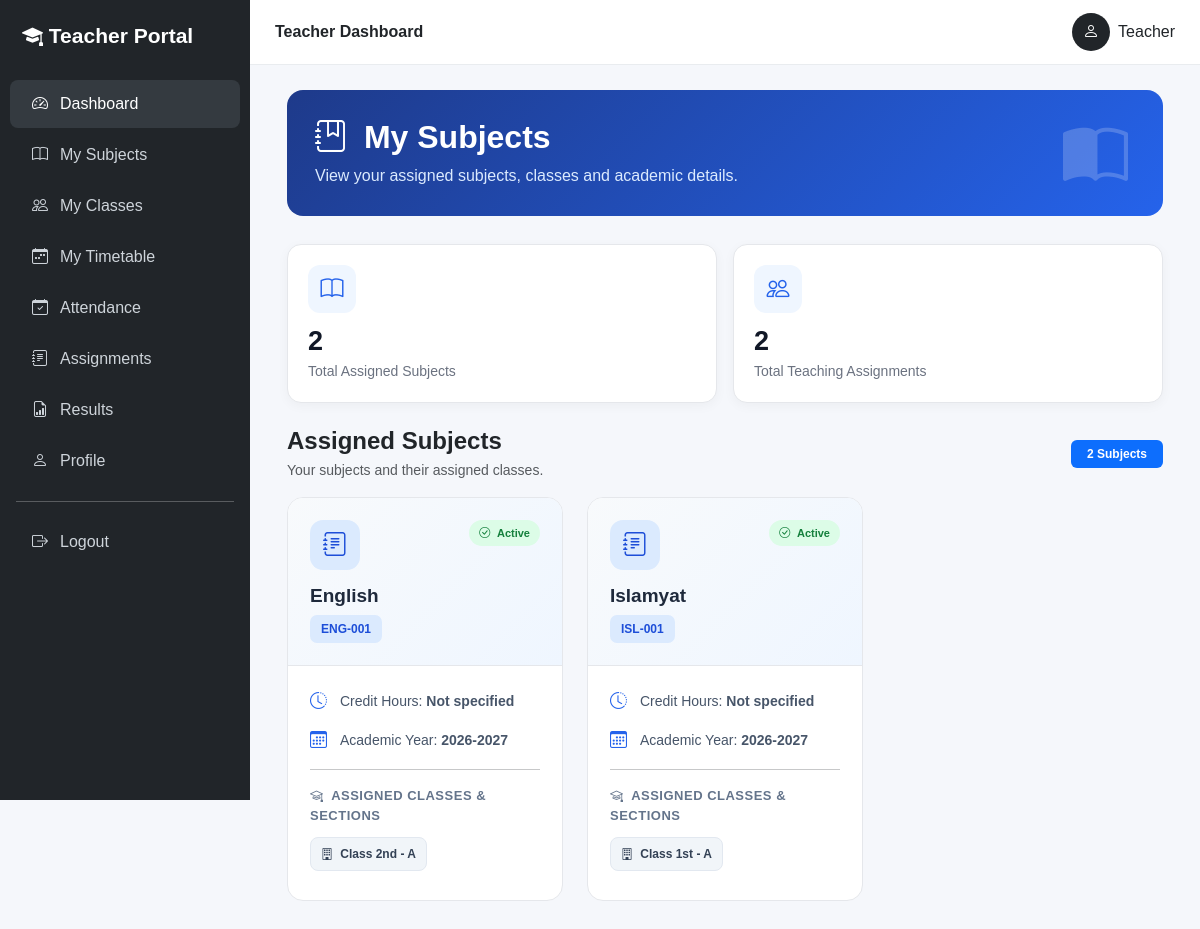
Screenshot of /teacher/my-subjects (signed in) with the database file from the repository.
### app/models/subject.py (models this page shows, shortened)
class Subject(db.Model):
    __tablename__ = "subjects"
    id = db.Column(db.Integer, primary_key=True)
    school = db.relationship("School",back_populates="subjects")
    exams = db.relationship("Exam", back_populates= "subject", cascade= "all, delete-orphan")
    timetables = db.relationship("Timetable", back_populates = "subject")
    assignments = db.relationship("Assignment", back_populates = "subject")
    results = db.relationship("Result", back_populates = "subject")
    teacher_subjects= db.relationship("TeacherSubject", back_populates = "subject", cascade ="all, delete-orphan",lazy = True)
    school_id = db.Column(db.Integer,db.ForeignKey("schools.id"),nullable=False)
    subject_name = db.Column(db.String(100),nullable=False)
    subject_code = db.Column(db.String(20),unique=True,nullable=False)
    description = db.Column(db.Text,nullable=True)
    credit_hours = db.Column(db.Integer,nullable=True)
    is_active = db.Column(db.Boolean,default=True)
    created_at = db.Column(db.DateTime,default=datetime.utcnow)
    updated_at = db.Column(db.DateTime,default=datetime.utcnow,onupdate=datetime.utcnow)

### app/models/teacher_subject.py (models this page shows, shortened)
class TeacherSubject(db.Model):
    __tablename__ = "teacher_subjects"
    id = db.Column(db.Integer,primary_key=True)
    teacher_id = db.Column(db.Integer,db.ForeignKey("teachers.id"),nullable=False)
    subject_id = db.Column(db.Integer,db.ForeignKey("subjects.id"),nullable=False)
    class_id = db.Column(db.Integer,db.ForeignKey("classes.id"),nullable=False)
    school_id = db.Column(db.Integer,db.ForeignKey("schools.id"),nullable=False)
    section_id = db.Column(db.Integer,db.ForeignKey("sections.id"),nullable=False)
    academic_year = db.Column(db.String(20),nullable=False)
    is_class_teacher = db.Column(db.Boolean,default=False)
    is_active = db.Column(db.Boolean,default=True)
    created_at = db.Column(db.DateTime,default=datetime.utcnow)
    updated_at = db.Column(db.DateTime,default=datetime.utcnow,onupdate=datetime.utcnow)
    school = db.relationship("School",back_populates="teacher_subjects")
    teacher = db.relationship("Teacher",back_populates="teacher_subjects")
    subject = db.relationship("Subject",back_populates="teacher_subjects")
    classroom = db.relationship("Class",back_populates="teacher_subjects")
    section = db.relationship("Section",back_populates="teacher_subjects")
    __table_args__ = (db.UniqueConstraint("teacher_id","subject_id","class_id","section_id","academic_year",name="uq_teacher_subject_assignment"),)

### app/models/class_model.py (models this page shows, shortened)
class Class(db.Model):
    __tablename__ = "classes"
    id = db.Column(db.Integer, primary_key=True)
    school_id = db.Column(db.Integer,db.ForeignKey("schools.id"),nullable=False)
    class_name = db.Column(db.String(100),nullable=False)
    class_code = db.Column(db.String(20),nullable=False)
    description = db.Column(db.Text,nullable=True)
    class_teacher_id = db.Column(db.Integer,db.ForeignKey("teachers.id"),nullable=True)
    is_active = db.Column(db.Boolean,default=True)
    created_at = db.Column(db.DateTime,default=datetime.utcnow)
    updated_at = db.Column(db.DateTime,default=datetime.utcnow,onupdate=datetime.utcnow)
    teacher_subjects = db.relationship("TeacherSubject", back_populates = "classroom", cascade= "all, delete-orphan",lazy= True)
    sections = db.relationship("Section",back_populates= "class_room",cascade="all, delete-orphan")
    students = db.relationship("Student", back_populates= "class_room")
    results=   db.relationship("Result", back_populates= "class_room")
    exams = db.relationship("Exam", back_populates= "class_room",cascade="all, delete-orphan")
    timetables = db.relationship("Timetable",back_populates= "class_room",cascade="all, delete-orphan")
    assignments = db.relationship("Assignment",back_populates= "class_room",cascade="all, delete-orphan")
    fee_structures = db.relationship("FeeStructure",back_populates= "class_room",cascade="all, delete-orphan")
    class_teacher = db.relationship("Teacher",foreign_keys=[class_teacher_id],back_populates="managed_class", uselist=False )
    school = db.relationship("School",back_populates="classes")

### app/models/section.py (models this page shows, shortened)
class Section(db.Model):
    __tablename__ = "sections"
    id = db.Column(db.Integer, primary_key=True)
    school_id = db.Column(db.Integer,db.ForeignKey("schools.id"),nullable=False)
    class_id = db.Column(db.Integer,db.ForeignKey("classes.id"),nullable=False)
    section_name = db.Column(db.String(20),nullable=False)
    section_code = db.Column(db.String(20),nullable=False)
    description = db.Column(db.Text,nullable=True)
    is_active = db.Column(db.Boolean,default=True)
    created_at = db.Column(db.DateTime,default=datetime.utcnow)
    updated_at = db.Column(db.DateTime,default=datetime.utcnow,onupdate=datetime.utcnow)
    school = db.relationship("School",back_populates="sections")
    class_room = db.relationship("Class",back_populates="sections")
    exams = db.relationship("Exam",back_populates="sections")
    timetables = db.relationship("Timetable",back_populates="section",cascade="all, delete-orphan")
    assignments = db.relationship("Assignment",back_populates="sections",cascade="all, delete-orphan")
    teacher_subjects = db.relationship("TeacherSubject", back_populates = "section", cascade="all, delete-orphan")
    students = db.relationship("Student",back_populates="section",cascade="all, delete-orphan")
    results = db.relationship("Result",back_populates="section",cascade="all, delete-orphan")

### app/blueprints/teachers/routes.py (the view)
@teachers.route("/my-subjects")
@login_required
def my_subjects():
    teacher = Teacher.query.filter_by(
    user_id=current_user.id,
    school_id=current_user.school_id
    ).first_or_404()
    assignments = TeacherSubject.query.filter_by(
    teacher_id=teacher.id,
    school_id=current_user.school_id,
    is_active=True
    ).all()
    return render_template(
    "teachers/subjects/my_subjects.html",
    teacher=teacher,
    assignments=assignments
    )

### app/models/user.py (called while the page is built)
@login_manager.user_loader
def load_user(user_id):
    return User.query.get(int(user_id))

### app/templates/teachers/subjects/my_subjects.html (shortened to what this page needs)
{% extends "teachers/base.html" %}
{% block content %}
<div class="container-fluid subject-page">
<div class="subject-header">
<i class="bi bi-book-half header-icon"></i>
<h2>
<i class="bi bi-journal-bookmark me-2"></i>
My Subjects
</h2>
<p>
View your assigned subjects, classes and academic details.
</p>
</div>
<div class="row g-3 mb-4">
<div class="col-md-6">
<div class="summary-card">
<div class="summary-icon">
<i class="bi bi-book"></i>
</div>
<h3>
{{ assignments|groupby('subject_id')|list|length }}
</h3>
<p>Total Assigned Subjects</p>
</div>
</div>
<div class="col-md-6">
<div class="summary-card">
<div class="summary-icon">
<i class="bi bi-people"></i>
</div>
<h3>
{{ assignments|length }}
</h3>
<p>Total Teaching Assignments</p>
</div>
</div>
</div>
<div class="d-flex justify-content-between align-items-center mb-3">
<div>
<h4 class="fw-bold mb-1">Assigned Subjects</h4>
<p class="text-muted small mb-0">
Your subjects and their assigned classes.
</p>
</div>
<span class="badge bg-primary px-3 py-2">
{{ assignments|groupby('subject_id')|list|length }} Subjects
</span>
</div>
{% if assignments %}
<div class="row g-4">
{% for subject_id, subject_assignments in assignments|groupby('subject_id') %}
{% set subject = subject_assignments[0].subject %}
<div class="col-md-6 col-xl-4">
<div class="subject-card">
<div class="subject-card-top">
<div class="d-flex justify-content-between align-items-start">
<div class="subject-icon">
<i class="bi bi-journal-text"></i>
</div>
<span class="active-status">
<i class="bi bi-check-circle me-1"></i>
Active
</span>
</div>
<h5 class="subject-name">
{{ subject.subject_name }}
</h5>
<span class="subject-code">
{{ subject.subject_code }}
</span>
</div>
<div class="subject-card-body">
<div class="subject-detail">
<i class="bi bi-clock-history"></i>
<span>
Credit Hours:
<strong>
{{ subject.credit_hours if subject.credit_hours is not none else 'Not specified' }}
</strong>
</span>
</div>
<div class="subject-detail">
<i class="bi bi-calendar3"></i>
<span>
Academic Year:
<strong>
{{ subject_assignments[0].academic_year }}
</strong>
</span>
</div>
<hr class="my-3">
<div class="section-heading">
<i class="bi bi-mortarboard me-1"></i>
Assigned Classes & Sections
</div>
<div>
{% for assignment in subject_assignments %}
<span class="class-badge">
<i class="bi bi-building me-1"></i>
{{ assignment.classroom.class_name }}
-
{{ assignment.section.section_name }}
</span>
{% endfor %}
</div>
</div>
</div>
</div>
{% endfor %}
</div>
{% endif %}
</div>
{% endblock %}

### app/templates/teachers/base.html (style rules this page uses)
body { background: #f5f7fb; font-family: Arial, sans-serif; }

### app/templates/teachers/subjects/my_subjects.html (style rules this page uses)
.subject-page { padding-bottom: 30px; }
.subject-header { background: linear-gradient(135deg, #1e3a8a, #2563eb); color: white; border-radius: 16px; padding: 28px; margin-bottom: 28px; position: relative; overflow: hidden; }
.subject-header h2 { font-weight: 700; margin-bottom: 8px; }
.subject-header p { margin-bottom: 0; color: #dbeafe; }
.header-icon { font-size: 65px; opacity: 0.2; position: absolute; right: 35px; top: 20px; }
.summary-card { background: white; border: 1px solid #e5e7eb; border-radius: 14px; padding: 20px; height: 100%; box-shadow: 0 3px 12px rgba(0,0,0,0.04); }
.summary-icon { width: 48px; height: 48px; display: flex; align-items: center; justify-content: center; border-radius: 12px; font-size: 23px; background: #eff6ff; color: #2563eb; }
.summary-card h3 { font-size: 27px; font-weight: 700; margin-top: 12px; margin-bottom: 3px; color: #111827; }
.summary-card p { color: #6b7280; margin: 0; font-size: 14px; }
.subject-card { background: white; border: 1px solid #e5e7eb; border-radius: 16px; height: 100%; overflow: hidden; transition: all 0.25s ease; }
.subject-card-top { padding: 22px; background: linear-gradient(135deg, #f8fafc, #eff6ff); border-bottom: 1px solid #e5e7eb; }
.subject-icon { width: 50px; height: 50px; background: #dbeafe; color: #1d4ed8; border-radius: 13px; display: flex; justify-content: center; align-items: center; font-size: 24px; margin-bottom: 15px; }
.subject-name { font-size: 19px; font-weight: 700; color: #1e293b; margin-bottom: 8px; }
.subject-code { display: inline-block; background: #dbeafe; color: #1d4ed8; padding: 5px 11px; border-radius: 7px; font-size: 12px; font-weight: 700; }
.subject-card-body { padding: 22px; }
.subject-detail { display: flex; align-items: center; gap: 10px; margin-bottom: 14px; color: #475569; font-size: 14px; }
.subject-detail i { color: #2563eb; font-size: 17px; width: 20px; }
.section-heading { font-size: 13px; font-weight: 700; color: #64748b; text-transform: uppercase; letter-spacing: 0.5px; margin-bottom: 12px; }
.class-badge { display: inline-block; background: #f1f5f9; color: #334155; border: 1px solid #e2e8f0; border-radius: 8px; padding: 7px 10px; margin: 0 5px 7px 0; font-size: 12px; font-weight: 600; }
.active-status { color: #15803d; background: #dcfce7; border-radius: 20px; padding: 5px 10px; font-size: 11px; font-weight: 700; }

### rows the page displays
Subject: subject_name "English", subject_code "ENG-001", credit_hours "Not specified"
TeacherSubject: academic_year "2026-2027", classroom.class_name "Class 2nd", section.section_name "A"
Subject: subject_name "Islamyat", subject_code "ISL-001", credit_hours "Not specified"
TeacherSubject: academic_year "2026-2027", classroom.class_name "Class 1st", section.section_name "A"

### other values shown
{{ assignments|groupby('subject_id')|list|length }} "2"
{{ assignments|length }} "2"
